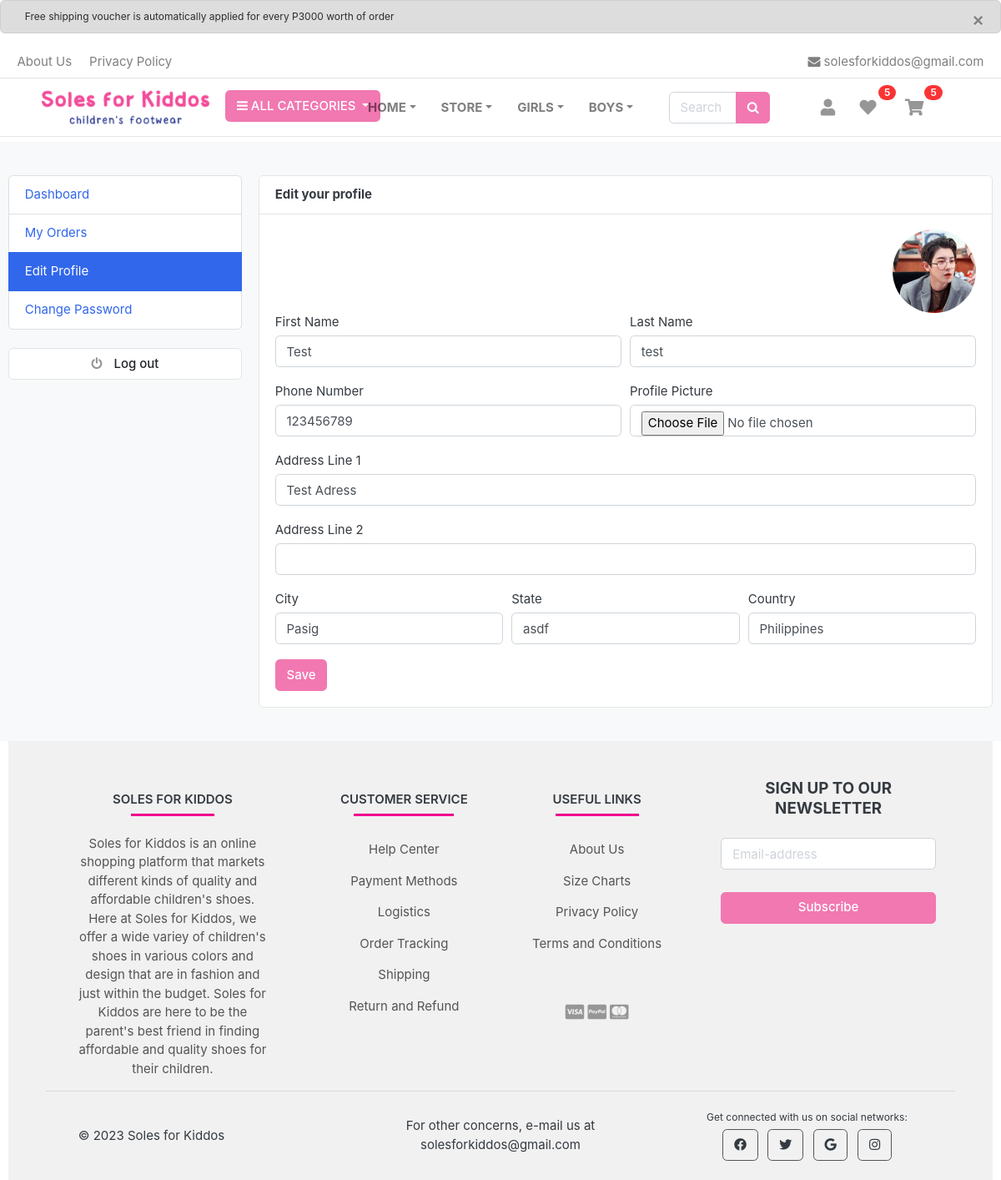
The page /accounts/edit_profile/ (signed in) on the database its author committed.
### accounts/models.py (models this page shows, shortened)
class UserProfile(models.Model):
    user = models.OneToOneField(Account, on_delete=models.CASCADE)
    address_line_1 = models.CharField(blank=True, max_length=100)
    address_line_2 = models.CharField(blank=True, max_length=100)
    profile_picture = models.ImageField(blank=True, upload_to='userprofile')
    city = models.CharField(blank=True, max_length=20)
    state = models.CharField(blank=True, max_length=20)
    country = models.CharField(blank=True, max_length=20)

class Account(AbstractBaseUser, PermissionsMixin):
    first_name      = models.CharField(max_length=50)
    last_name       = models.CharField(max_length=50)
    username        = models.CharField(max_length=50, unique=True)
    email           = models.EmailField(max_length=100, unique=True)
    phone_number    = models.CharField(max_length=50)
    date_joined     = models.DateTimeField(auto_now_add=True)
    last_login      = models.DateTimeField(auto_now_add=True)
    is_admin        = models.BooleanField(default=False)
    is_staff        = models.BooleanField(default=False)
    is_active        = models.BooleanField(default=False)
    is_superadmin        = models.BooleanField(default=False)
    USERNAME_FIELD = 'email'
    REQUIRED_FIELDS = ['username', 'first_name', 'last_name']
    objects = MyAccountManager()

### accounts/views.py (the view)
# urls.py: path('edit_profile/', views.edit_profile, name='edit_profile'),
@login_required(login_url='login')
def edit_profile(request):
    userprofile = get_object_or_404(UserProfile, user=request.user)
    if request.method == 'POST':
        user_form = UserForm(request.POST, instance=request.user)
        profile_form = UserProfileForm(request.POST, request.FILES, instance=userprofile)
        if user_form.is_valid() and profile_form.is_valid():
            user_form.save()
            profile_form.save()
            messages.success(request, 'Your profile has been updated.')
            return redirect('edit_profile')
    else:
        user_form = UserForm(instance=request.user)
        profile_form = UserProfileForm(instance=userprofile)
    context = {
        'user_form': user_form,
        'profile_form': profile_form,
        'userprofile': userprofile,
    }
    return render(request, 'accounts/edit_profile.html', context)

### accounts/forms.py
class UserForm(forms.ModelForm):
    class Meta:
        model = Account
        fields = ('first_name', 'last_name', 'phone_number')
    def __init__(self, *args, **kwargs):
        super(UserForm, self).__init__(*args, **kwargs)
        for field in self.fields:
            self.fields[field].widget.attrs['class'] = 'form-control'

class UserProfileForm(forms.ModelForm):
    profile_picture = forms.ImageField(required=False, error_messages = {'invalid':("Image files only")}, widget=forms.FileInput)
    class Meta:
        model = UserProfile
        fields = ('address_line_1', 'address_line_2', 'city', 'state', 'country', 'profile_picture')
    def __init__(self, *args, **kwargs):
        super(UserProfileForm, self).__init__(*args, **kwargs)
        for field in self.fields:
            self.fields[field].widget.attrs['class'] = 'form-control'

### carts/context_processors.py (called while the page is built)
def counter(request):
    cart_count = 0
    if 'admin' in request.path:
        return {}
    else:
        try:
            cart = Cart.objects.filter(cart_id=_cart_id(request))
            if request.user.is_authenticated:
                cart_items = CartItem.objects.all().filter(user=request.user)
            else:
                cart_items = CartItem.objects.all().filter(cart=cart[:1])
            for cart_item in cart_items:
                cart_count += cart_item.quantity
        except Cart.DoesNotExist:
            cart_count = 0
    return dict(cart_count=cart_count)

### carts/views.py (called while the page is built)
def _cart_id(request):
    cart = request.session.session_key
    if not cart:
        cart = request.session.create()
    return cart

### category/context_processors.py (called while the page is built)
def menu_links(request):
    links = Category.objects.all()
    return dict(links=links)

def brand_list(request):
    brands = Brand.objects.all()
    return dict(brands=brands)

def age_list(request):
    ages = Age.objects.all()
    return dict(ages=ages)

def category_list(request):
    topics = faq_topic.objects.all()
    return dict(topics=topics)

### category/models.py (called while the page is built)
    def get_url(self):
            return reverse('products_by_category', args=[self.slug])

    def get_url(self):
            return reverse('products_by_age', args=[self.slug])

### templates/accounts/edit_profile.html (shortened to what this page needs)
{% extends 'base.html' %}
{% block content %}
<section class="section-conten padding-y bg">
<div class="container">
	<div class="row">
	{% include 'includes/dashboard_sidebar.html' %}
	<main class="col-md-9">
		<article class="card">
		<header class="card-header">
			<strong class="d-inline-block mr-3">Edit your profile</strong>
		</header>
		<div class="card-body">
			<div class="text-right">
				<img src="{{userprofile.profile_picture.url}}" alt="Profile Picture" width="100" style="border-radius:50px;">
			</div>
			<div class="row">
			<div class="col-md-12">
				<form action="{% url 'edit_profile' %}" method="POST" enctype="multipart/form-data">
					<div class="form-row">
						<div class="form-group col-md-6">
							<label>First Name</label>
							{{user_form.first_name}}
						</div>
						<div class="form-group col-md-6">
							<label>Last Name</label>
							{{user_form.last_name}}
						</div>
					</div>
					<div class="form-row">
						<div class="form-group col-md-6">
							<label>Phone Number</label>
							{{user_form.phone_number}}
						</div>
						<div class="form-group col-md-6">
							<label>Profile Picture</label>
							{{profile_form.profile_picture}}
						</div>
					</div>
					<div class="form-group">
						<label>Address Line 1</label>
						{{profile_form.address_line_1}}
					</div>
					<div class="form-group">
						<label>Address Line 2</label>
						{{profile_form.address_line_2}}
					</div>
					<div class="form-row">
						<div class="form-group col-md-4">
							<label>City</label>
							{{profile_form.city}}
						</div>
						<div class="form-group col-md-4">
							<label>State</label>
							{{profile_form.state}}
						</div>
						<div class="form-group col-md-4">
							<label>Country</label>
							{{profile_form.country}}
						</div>
					</div>
					<input type="submit" value="Save" class="btn btn-primary">
				</form>
			</div>
			</div>
		</div>
		</article>
	</main>
</div>
</div>
</section>
{% endblock %}

### static/css/ui.css (style rules this page uses)
html { font-family: "Inter", sans-serif; font-size: 15px; }
.padding-y { padding-top: 40px; padding-bottom: 40px; }
article:after, .form-group:after { display: block; clear: both; content: ""; }
.bg { background-color: #f8f9fa; }

### static/css/custom.css (style rules this page uses)
.btn-primary { color: #fff; background-color: #F178B1; border-color: #F178B1; }

### rows shown on the page
UserProfile: profile_picture (picture), address_line_1 "Test Adress", city "Pasig", state "asdf", country "Philippines"
Account: first_name "Test", last_name "test", phone_number "123456789"

### other values the page prints
{{ cart_count }} "5"
